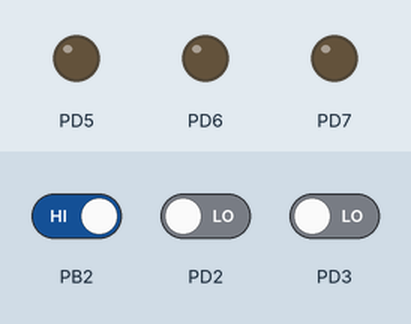
This program was run on a simulated ATmega32, built with avr-gcc and emulated at 1 MHz (the files do not name the chip). Shown: output pins drawn as LEDs (lit = HIGH). Inputs (shaded band) come from the test bench; at power-on: PB2 HIGH, PD2 LOW, PD3 LOW.

Above: at 1.2 s.
1.3 s: PB2 driven LOW
At 1.6 s:
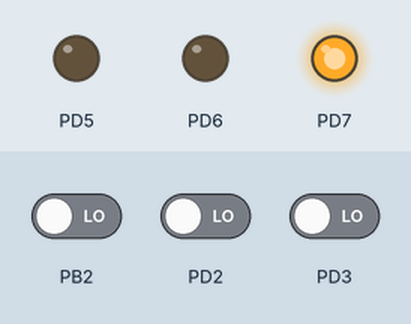
4.3 s: PD2 driven HIGH
At 5.1 s:
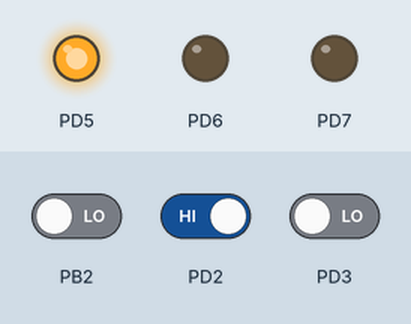
7.3 s: PD3 driven HIGH
At 8.6 s:
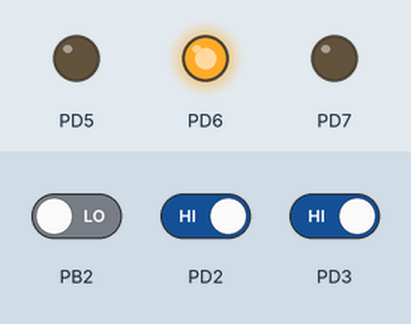
10.3 s: PD2 driven LOW
At 10.8 s:
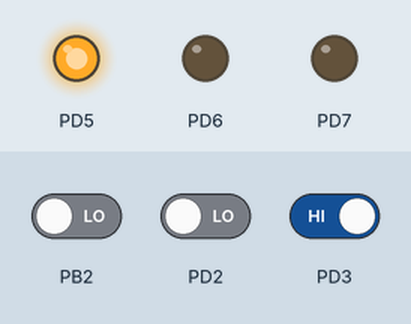
Timing chart, 0 to 13.5 s (numbered marks = the images above; inputs shaded):
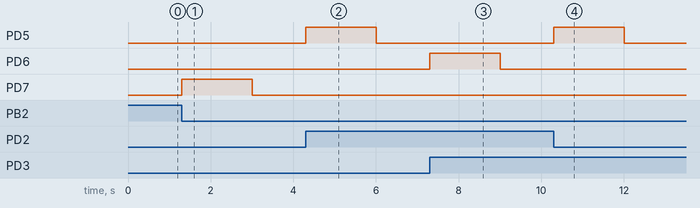

Measured:
- after the input at 1.3 s, PD7: LOW → HIGH at once, → LOW 1.7 s later
- after the input at 4.3 s, PD5: LOW → HIGH at once, → LOW 1.7 s later
- after the input at 7.3 s, PD6: LOW → HIGH at once, → LOW 1.7 s later
- after the input at 10.3 s, PD5: LOW → HIGH at once, → LOW 1.7 s later

The program:

main.c
```c
/*
 * main.c
 *
 *  Created on: Aug 4, 2017
 *      Author: Keroles Shenouda
 *      https://www.facebook.com/groups/embedded.system.KS/
 */

#define F_CPU 1000000ul
#include "util/delay.h"
#include <avr/io.h>
#include <avr/interrupt.h>


ISR(INT0_vect)
{
	//DDRD = 0xff;
	PORTD |= 1<<5;
	_delay_ms(1000);
}

ISR(INT1_vect)
{
	//DDRD = 0xff;
	PORTD |= 1<<6;
	_delay_ms(1000);
}

ISR(INT2_vect)
{
	//DDRD = 0xff;
	PORTD |= 1<<7 ;
	_delay_ms(1000);
}
int main(void)
{


	/* Int0 any change*
	   Int 1 /rising edge
	   int2 falling edge*/
	MCUCR |= (1<<0 |  1<<2 | 1<< 3);
	MCUCR &= ~(1<<1);
	MCUCSR &= ~(1<<6);
	GICR |= (1<<5 |  1<<6 | 1<< 7);
	sei(); // enable SREG [global interrupt enable]
	DDRD |= (1<<5) | (1<<6) | (1<<7) ;
    while(1)
    {


		PORTD &= ~((1<<5) | (1<<6) | (1<<7)) ;
		_delay_ms(1000);
    }
}


//#include "GPIO/GPIO.h"
//#include "lcd/lcd.h"
//#include "mydelay.h"
//#include "keypad/keypad.h"
//#define output 1
//#define input 0
//
//int main ()
//{
//	char key_pressed;
//	LCD_lcd_init();
//	Keypad_init();
//
//	char z[10];
//	char y,x;
//
//
//	while (1)
//	{
//
//		key_pressed = Keypad_getkey();
//		switch(key_pressed)
//		{
//		case('A'):
//	     break;//do nothing if no key is pressed
//		case('?'):
//			LCD_clear_screen();
//		 break;//do nothing if no key is pressed
//
//		case('='):
//		LCD_Send_A_Character(key_pressed);
//       itoa(x,z);
//				LCD_Send_A_Character(z);
//
//		break;
//
//		case('+'):
//
//		LCD_Send_A_Character(key_pressed);
//		y=x;
//
//				break;
//
//		default:
//
//
//
//			LCD_Send_A_Character(key_pressed);//send the key pressed to LCD
//             x=key_pressed;
//
//
//		}
//		//_delay_ms(100);
//
//	}
//
//
//	return 0 ;
//}


//	//	GPIO_voidInit();
//	//	GPIO_u8_WritePinDir(5,output,'D') ;
//	//	int toggle_led = 1;
//	//	while(1)
//	//	{
//	//		GPIO_u8_WritePinVal(5,toggle_led,'D') ;
//	//		toggle_led ^= 1 ;
//	//		DELAY_MS(1000);
//	//	}
//
//	LCD_lcd_init();
//	LCD_Send_A_String("Hello IN Embedded-System Diploma By:Eng.Keroles Shenouda :) ");
//		LCD_clear_screen();
//		LCD_Send_A_String("Numbers Examples:");
//		LCD_display_real_number(30.127);
//		LCD_Send_A_String("  ");
//		LCD_display_number(12);
//		LCD_clear_screen();
//		DELAY_MS (1000);
```
